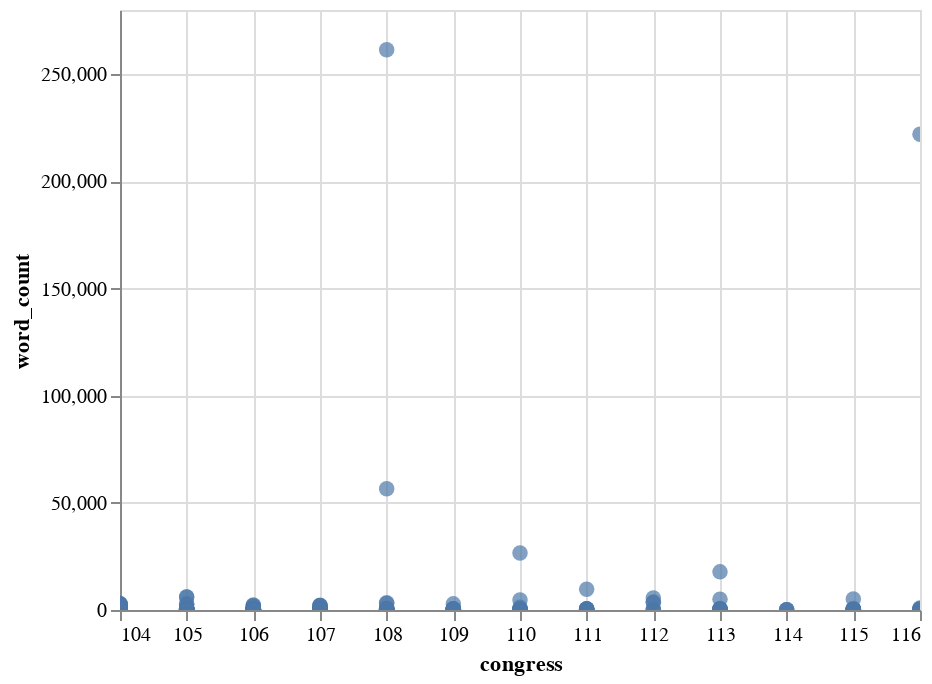

Notebook source saved alongside this figure:
### Markdown cell above
### Using a scatter plot to get a better sense of the distribution of individual bills across each congress

### Code cell
alt.Chart(bills_analysis).mark_circle(size=60).encode(
    alt.X('congress',
        scale=alt.Scale(zero=False)
    ),
    y='word_count',
    tooltip=['bill_number', 'congress', 'word_count']
).interactive()

### Figure 1 — Vega-Lite specification as saved in the notebook (floating-point values rounded to 4 significant figures; data arrays with more than 128 entries replaced by an {"elided": "..."} marker saying what was removed)
{"config": {"view": {"continuousWidth": 400, "continuousHeight": 300}}, "data": {"name": "data-c70f95e32f176b367197b55c33155fa5"}, "mark": {"type": "circle", "size": 60}, "encoding": {"tooltip": [{"type": "quantitative", "field": "bill_number"}, {"type": "quantitative", "field": "congress"}, {"type": "quantitative", "field": "word_count"}], "x": {"type": "quantitative", "field": "congress", "scale": {"zero": false}}, "y": {"type": "quantitative", "field": "word_count"}}, "selection": {"selector001": {"type": "interval", "bind": "scales", "encodings": ["x", "y"]}}, "$schema": "https://vega.github.io/schema/vega-lite/v4.8.1.json", "datasets": {"data-c70f95e32f176b367197b55c33155fa5": {"elided": "218 records"}}}
